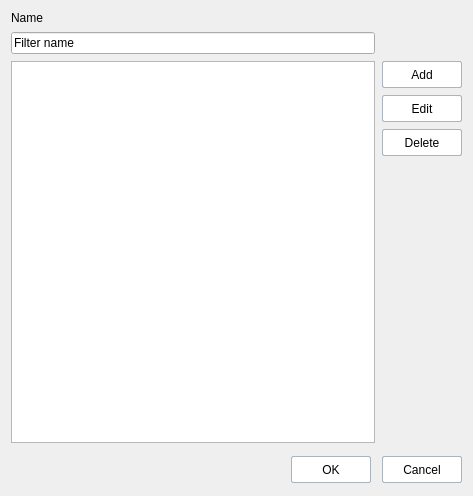
<?xml version="1.0" encoding="UTF-8"?>
<ui version="4.0">
 <class>FilterDialog</class>
 <widget class="QDialog" name="FilterDialog">
  <property name="geometry">
   <rect>
    <x>0</x>
    <y>0</y>
    <width>473</width>
    <height>496</height>
   </rect>
  </property>
  <property name="windowTitle">
   <string>WindowName</string>
  </property>
  <property name="modal">
   <bool>true</bool>
  </property>
  <layout class="QVBoxLayout" name="verticalLayout">
   <property name="spacing">
    <number>11</number>
   </property>
   <property name="leftMargin">
    <number>11</number>
   </property>
   <property name="topMargin">
    <number>11</number>
   </property>
   <property name="rightMargin">
    <number>11</number>
   </property>
   <property name="bottomMargin">
    <number>11</number>
   </property>
   <item>
    <layout class="QGridLayout" name="gridLayout">
     <property name="spacing">
      <number>7</number>
     </property>
     <item row="4" column="1">
      <widget class="QPushButton" name="deleteButton">
       <property name="minimumSize">
        <size>
         <width>80</width>
         <height>27</height>
        </size>
       </property>
       <property name="focusPolicy">
        <enum>Qt::TabFocus</enum>
       </property>
       <property name="styleSheet">
        <string notr="true">
                  QPushButton {
                  background-color: white;
                  border: 1px solid rgb(169, 180, 190);
                  border-radius: 2px;
                  padding: 2px;
                  }

                  QPushButton:hover {
                  background-color: qlineargradient(spread:pad, x1:1, y1:0.0, x2:1, y2:1, stop:0  rgb(255, 255, 255), stop:1 rgb(231, 235, 238));
                  border: 1px solid rgb(136, 136, 136);
                  border-radius: 2px;
                  }


                  QPushButton:pressed {
                  background-color: qlineargradient(spread:pad, x1:1, y1:0.0, x2:1, y2:1, stop:0 rgb(220, 224, 228), stop:1 rgb(201, 208, 214));
                  border: 1px solid rgb(169, 180, 190);
                  border-radius: 2px;
                  }

                  QPushButton:disabled {
                  background-color: rgb(231, 235, 238);
                  border: 1px solid  rgb(169, 180, 190);
                  border-radius: 2px;
                  }</string>
       </property>
       <property name="text">
        <string>Delete</string>
       </property>
       <property name="autoDefault">
        <bool>true</bool>
       </property>
      </widget>
     </item>
     <item row="3" column="1">
      <widget class="QPushButton" name="editButton">
       <property name="minimumSize">
        <size>
         <width>80</width>
         <height>27</height>
        </size>
       </property>
       <property name="focusPolicy">
        <enum>Qt::TabFocus</enum>
       </property>
       <property name="styleSheet">
        <string notr="true">
                  QPushButton {
                  background-color: white;
                  border: 1px solid rgb(169, 180, 190);
                  border-radius: 2px;
                  padding: 2px;
                  }

                  QPushButton:hover {
                  background-color: qlineargradient(spread:pad, x1:1, y1:0.0, x2:1, y2:1, stop:0  rgb(255, 255, 255), stop:1 rgb(231, 235, 238));
                  border: 1px solid rgb(136, 136, 136);
                  border-radius: 2px;
                  }


                  QPushButton:pressed {
                  background-color: qlineargradient(spread:pad, x1:1, y1:0.0, x2:1, y2:1, stop:0 rgb(220, 224, 228), stop:1 rgb(201, 208, 214));
                  border: 1px solid rgb(169, 180, 190);
                  border-radius: 2px;
                  }

                  QPushButton:disabled {
                  background-color: rgb(231, 235, 238);
                  border: 1px solid  rgb(169, 180, 190);
                  border-radius: 2px;
                  }</string>
       </property>
       <property name="text">
        <string>Edit</string>
       </property>
       <property name="autoDefault">
        <bool>true</bool>
       </property>
      </widget>
     </item>
     <item row="2" column="0" rowspan="5">
      <widget class="QTreeView" name="treeView">
       <property name="focusPolicy">
        <enum>Qt::StrongFocus</enum>
       </property>
       <property name="contextMenuPolicy">
        <enum>Qt::NoContextMenu</enum>
       </property>
       <property name="styleSheet">
        <string notr="true">QTreeView {
    show-decoration-selected: 1; 
}

QTreeView::item:selected {
    background-color: #3399FF;
	color: #FFFFFF;
}

QTreeView::item:selected:hover {
    background-color: #3399FF;
	color: #FFFFFF;
}

QTreeView::item:!selected:hover {
    background-color: #FFFFFF;
}
/*
QTreeView::branch:has-siblings:adjoins-item {
    background-color: #3399FF;
	color: #FFFFFF;
}

QTreeView::branch:!has-children:!has-siblings:adjoins-item {
    background-color: #3399FF;
    color: #FFFFFF;
}*/</string>
       </property>
       <property name="editTriggers">
        <set>QAbstractItemView::NoEditTriggers</set>
       </property>
       <property name="tabKeyNavigation">
        <bool>true</bool>
       </property>
       <property name="verticalScrollMode">
        <enum>QAbstractItemView::ScrollPerPixel</enum>
       </property>
       <property name="rootIsDecorated">
        <bool>false</bool>
       </property>
       <property name="uniformRowHeights">
        <bool>true</bool>
       </property>
       <property name="itemsExpandable">
        <bool>false</bool>
       </property>
       <property name="allColumnsShowFocus">
        <bool>true</bool>
       </property>
       <property name="expandsOnDoubleClick">
        <bool>false</bool>
       </property>
      </widget>
     </item>
     <item row="0" column="0">
      <widget class="QLabel" name="label">
       <property name="text">
        <string>Name</string>
       </property>
      </widget>
     </item>
     <item row="2" column="1">
      <widget class="QPushButton" name="addButton">
       <property name="minimumSize">
        <size>
         <width>80</width>
         <height>27</height>
        </size>
       </property>
       <property name="focusPolicy">
        <enum>Qt::TabFocus</enum>
       </property>
       <property name="styleSheet">
        <string notr="true">
                  QPushButton {
                  background-color: white;
                  border: 1px solid rgb(169, 180, 190);
                  border-radius: 2px;
                  padding: 2px;
                  }

                  QPushButton:hover {
                  background-color: qlineargradient(spread:pad, x1:1, y1:0.0, x2:1, y2:1, stop:0  rgb(255, 255, 255), stop:1 rgb(231, 235, 238));
                  border: 1px solid rgb(136, 136, 136);
                  border-radius: 2px;
                  }


                  QPushButton:pressed {
                  background-color: qlineargradient(spread:pad, x1:1, y1:0.0, x2:1, y2:1, stop:0 rgb(220, 224, 228), stop:1 rgb(201, 208, 214));
                  border: 1px solid rgb(169, 180, 190);
                  border-radius: 2px;
                  }

                  QPushButton:disabled {
                  background-color: rgb(231, 235, 238);
                  border: 1px solid  rgb(169, 180, 190);
                  border-radius: 2px;
                  }</string>
       </property>
       <property name="text">
        <string>Add</string>
       </property>
       <property name="autoDefault">
        <bool>true</bool>
       </property>
      </widget>
     </item>
     <item row="6" column="1">
      <spacer name="verticalSpacer">
       <property name="orientation">
        <enum>Qt::Vertical</enum>
       </property>
       <property name="sizeHint" stdset="0">
        <size>
         <width>20</width>
         <height>40</height>
        </size>
       </property>
      </spacer>
     </item>
     <item row="1" column="0">
      <widget class="QLineEdit" name="lineEdit">
       <property name="focusPolicy">
        <enum>Qt::StrongFocus</enum>
       </property>
       <property name="inputMask">
        <string/>
       </property>
       <property name="text">
        <string>Filter name</string>
       </property>
       <property name="cursorPosition">
        <number>11</number>
       </property>
       <property name="placeholderText">
        <string/>
       </property>
      </widget>
     </item>
    </layout>
   </item>
   <item>
    <layout class="QHBoxLayout" name="horizontalLayout">
     <item>
      <spacer name="spacer">
       <property name="orientation">
        <enum>Qt::Horizontal</enum>
       </property>
       <property name="sizeHint" stdset="0">
        <size>
         <width>282</width>
         <height>31</height>
        </size>
       </property>
      </spacer>
     </item>
     <item>
      <widget class="QPushButton" name="okButton">
       <property name="minimumSize">
        <size>
         <width>80</width>
         <height>27</height>
        </size>
       </property>
       <property name="styleSheet">
        <string notr="true">
                  QPushButton {
                  background-color: white;
                  border: 1px solid rgb(169, 180, 190);
                  border-radius: 2px;
                  padding: 2px;
                  }

                  QPushButton:hover {
                  background-color: qlineargradient(spread:pad, x1:1, y1:0.0, x2:1, y2:1, stop:0  rgb(255, 255, 255), stop:1 rgb(231, 235, 238));
                  border: 1px solid rgb(136, 136, 136);
                  border-radius: 2px;
                  }


                  QPushButton:pressed {
                  background-color: qlineargradient(spread:pad, x1:1, y1:0.0, x2:1, y2:1, stop:0 rgb(220, 224, 228), stop:1 rgb(201, 208, 214));
                  border: 1px solid rgb(169, 180, 190);
                  border-radius: 2px;
                  }

                  QPushButton:disabled {
                  background-color: rgb(231, 235, 238);
                  border: 1px solid  rgb(169, 180, 190);
                  border-radius: 2px;
                  }</string>
       </property>
       <property name="text">
        <string>OK</string>
       </property>
       <property name="autoDefault">
        <bool>true</bool>
       </property>
       <property name="default">
        <bool>true</bool>
       </property>
       <property name="flat">
        <bool>false</bool>
       </property>
      </widget>
     </item>
     <item>
      <widget class="QPushButton" name="cancelButton">
       <property name="minimumSize">
        <size>
         <width>80</width>
         <height>27</height>
        </size>
       </property>
       <property name="styleSheet">
        <string notr="true">
                  QPushButton {
                  background-color: white;
                  border: 1px solid rgb(169, 180, 190);
                  border-radius: 2px;
                  padding: 2px;
                  }

                  QPushButton:hover {
                  background-color: qlineargradient(spread:pad, x1:1, y1:0.0, x2:1, y2:1, stop:0  rgb(255, 255, 255), stop:1 rgb(231, 235, 238));
                  border: 1px solid rgb(136, 136, 136);
                  border-radius: 2px;
                  }


                  QPushButton:pressed {
                  background-color: qlineargradient(spread:pad, x1:1, y1:0.0, x2:1, y2:1, stop:0 rgb(220, 224, 228), stop:1 rgb(201, 208, 214));
                  border: 1px solid rgb(169, 180, 190);
                  border-radius: 2px;
                  }

                  QPushButton:disabled {
                  background-color: rgb(231, 235, 238);
                  border: 1px solid  rgb(169, 180, 190);
                  border-radius: 2px;
                  }</string>
       </property>
       <property name="text">
        <string>Cancel</string>
       </property>
       <property name="default">
        <bool>false</bool>
       </property>
      </widget>
     </item>
    </layout>
   </item>
  </layout>
 </widget>
 <tabstops>
  <tabstop>lineEdit</tabstop>
  <tabstop>treeView</tabstop>
  <tabstop>addButton</tabstop>
  <tabstop>editButton</tabstop>
  <tabstop>deleteButton</tabstop>
  <tabstop>okButton</tabstop>
  <tabstop>cancelButton</tabstop>
 </tabstops>
 <resources>
  <include location="../resource.qrc"/>
 </resources>
 <connections>
  <connection>
   <sender>okButton</sender>
   <signal>clicked()</signal>
   <receiver>FilterDialog</receiver>
   <slot>accept()</slot>
   <hints>
    <hint type="sourcelabel">
     <x>278</x>
     <y>253</y>
    </hint>
    <hint type="destinationlabel">
     <x>96</x>
     <y>254</y>
    </hint>
   </hints>
  </connection>
  <connection>
   <sender>cancelButton</sender>
   <signal>clicked()</signal>
   <receiver>FilterDialog</receiver>
   <slot>reject()</slot>
   <hints>
    <hint type="sourcelabel">
     <x>369</x>
     <y>253</y>
    </hint>
    <hint type="destinationlabel">
     <x>179</x>
     <y>282</y>
    </hint>
   </hints>
  </connection>
 </connections>
</ui>
